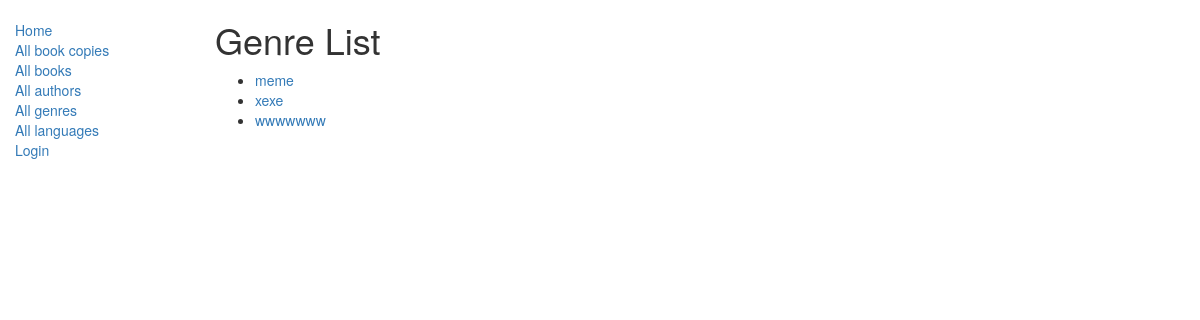
The app's page /catalog/genres/, older data.
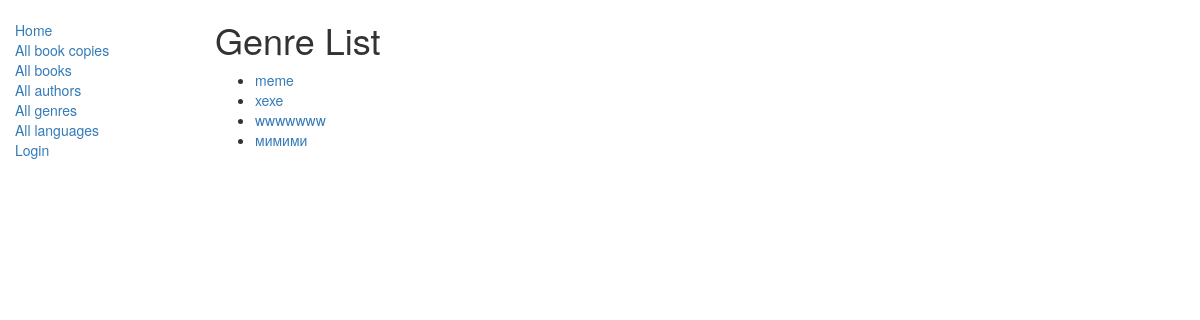
The same page, newer data.
### catalog/models.py (models this page shows, shortened)
class Genre(models.Model):
    name = models.CharField(max_length=200, help_text="Enter a book genre (e.g. Science Fiction, French Poetry etc.)")
    def get_absolute_url(self):
        return reverse('genre-detail', args=[str(self.id)])

### catalog/views.py (the view)
# urls.py: path('genres/', views.GenreListView.as_view(), name='genres'),
class GenreListView(generic.ListView):
    model = Genre
    paginate_by = 10

### catalog/templates/catalog/genre_list.html
{% extends "base_generic.html" %}
{% block content %}
  <h1>Genre List</h1>
  {% if genre_list %}
    <ul>
      {% for genre in genre_list %}
        <li><a href="{{ genre.get_absolute_url }}">{{ genre.name }}</a></li>
      {% endfor %}
    </ul>
  {% else %}
    <p>There are no genres.</p>
  {% endif %}
{% endblock %}

Row changes from the older to the newer data that the page shows:
added Genre: name "мимими"
